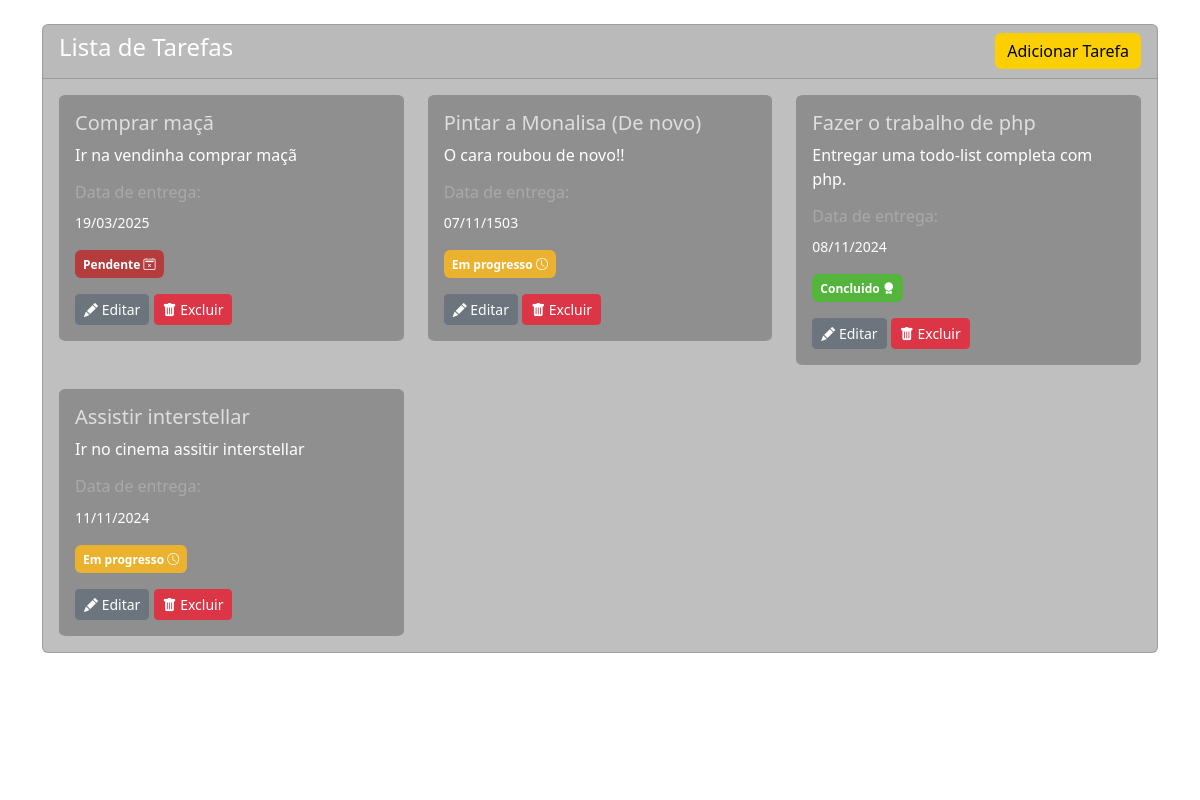
The page / on the database its author committed.
### tables this page shows
CREATE TABLE `tasks` (
  `id` bigint(255) NOT NULL,
  `titulo` varchar(200) NOT NULL,
  `descricao` varchar(200) NOT NULL,
  `data` date NOT NULL,
  `status` int(255) DEFAULT 0
);

### index.php (the view, shortened to what this page needs)
<?php
require_once("conexao.php");
$sql = "SELECT * FROM tasks";
$tasks = mysqli_query($conn, $sql);
?>
<!DOCTYPE html>
<html lang="pt-BR">
<head>
    <link href="https://cdn.jsdelivr.net/npm/bootstrap@5.3.3/dist/css/bootstrap.min.css" rel="stylesheet">
    <link rel="stylesheet" href="https://cdn.jsdelivr.net/npm/bootstrap-icons@1.11.3/font/bootstrap-icons.min.css">
</head>
<body>
    <video autoplay muted loop
           style="position: absolute; top: 0; left: 0; width: 100%; height: 100%; object-fit: cover; z-index: -1;">
        <source src="./gif/samurai-gif.mp4" type="video/mp4">
    </video>
    <div class="container mt-4">
        <div class="row">
            <div class="col-md-12">
                <div class="card" style="background-color: #00000040;">
                    <div class="card-header">
                        <h4 style="color: #ffffff" >
                            Lista de Tarefas
                            <a href="create-task.php" class="btn float-end" style="color: black; background-color: #fccf03; border: none;" onmouseover="this.style.backgroundColor='#ba9900'" onmouseout="this.style.backgroundColor='#fccf03'">Adicionar Tarefa</a>
                        </h4>
                    </div>
                    <div class="card-body">
                        <div class="row row-cols-1 row-cols-md-3 g-4">
                            <?php foreach ($tasks as $task): ?>
                                <div class="col">
                                    <div style="background-color: #00000040; border-radius: 2%; backdrop-filter: blur(3px);">
                                        <div class="card-body">
                                            <h5 class="card-title" style="color: #dedede"><?php echo $task['titulo']; ?></h5>
                                            <p class="card-text" style="color: #ffffff"><?php echo $task['descricao']; ?></p>
                                            <p class="card-text" style="color: #ffffff"><h6 style="color: darkgrey">Data de entrega:</h6><small style="color: #ffffff;"><?php echo date('d/m/Y', strtotime($task['data'])); ?></small></p>
                                            <?php
                                            switch ($task['status']) {
                                                case 0:
                                                    echo '<div class="badge text-white p-2 rounded" style="background-color: #b53c3c;">Pendente <i class="bi bi-calendar2-x"></i></div>';
                                                    break;
                                                case 1:
                                                    echo '<div class="badge text-white p-2 rounded" style="background-color: #ebb22f;">Em progresso <i class="bi bi-clock"></i></div>';
                                                    break;
                                                case 2:
                                                    echo '<div class="badge text-white p-2 rounded" style="background-color: #54b53c;">Concluido <i class="bi bi-award-fill"></i></div>';
                                                    break;
                                            }
                                            ?>
                                            <div class="mt-3">
                                                <a href="edit-task.php?id=<?=$task['id']?>" class="btn btn-secondary btn-sm"><i class="bi bi-pencil-fill"></i> Editar</a>
                                                <form action="acoes.php" method="POST" class="d-inline">
                                                    <button onclick="return confirm('Tem certeza que deseja excluir?')" name="delete-task" type="submit" value="<?=$task['id']?>" class="btn btn-danger btn-sm"><i class="bi bi-trash-fill"></i> Excluir</button>
                                                </form>
                                            </div>
                                        </div>
                                    </div>
                                </div>
                            <?php endforeach; ?>
                        </div>
                    </div>
                </div>
            </div>
        </div>
    </div>
</body>
</html>

### rows shown on the page
tasks: titulo "Comprar maçã", descricao "Ir na vendinha comprar maçã", data "19/03/2025", status "Pendente", $task['id'] 16 (drawn)
tasks: titulo "Pintar a Monalisa (De novo)", descricao "O cara roubou de novo!!", data "07/11/1503", status "Em progresso", $task['id'] 24 (drawn)
tasks: titulo "Fazer o trabalho de php", descricao "Entregar uma todo-list completa com php.", data "08/11/2024", status "Concluido", $task['id'] 37 (drawn)
tasks: titulo "Assistir interstellar", descricao "Ir no cinema assitir interstellar", data "11/11/2024", status "Em progresso", $task['id'] 38 (drawn)
